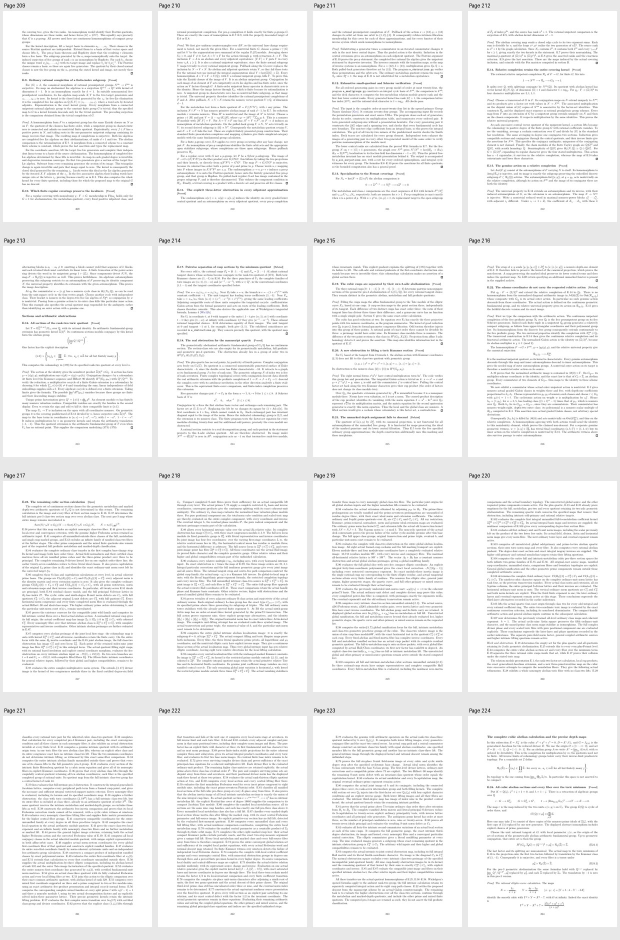
#> input picture raw/pro_returns/LM7_FERMAT_TOWER_20261113T1842Z/LM7_FERMAT_TOWER/qa/contact_209_224.jpg, 1240 x 1880 px, given in place of MPL_137_002-044_137_scan005.jpg, which was not available (shown at 1/2 size)
$ python enhance_reading.py 5
#> lines starting #> are read from the running program, lines starting #| are printed output that depends on the picture
"""Deterministic colour/contrast crops for visual reading only. No OCR."""
from pathlib import Path
import sys
import numpy as np
from PIL import Image, ImageFilter
scan=int(sys.argv[1]); base=Path('/workspace/scratch/25412ac386a9')
im=Image.open(base/f'scans/MPL_137_002-044_137_scan{scan:03}.jpg').convert('RGB')
#> im is the input picture: PIL image 1240x1880 RGB; mean R, G, B 240, 240, 240
a=np.array(im.filter(ImageFilter.GaussianBlur(.6)),dtype=float)
r=a[:,:,0]
bg=np.asarray(Image.fromarray(r.astype('uint8')).filter(ImageFilter.GaussianBlur(18)),dtype=float)
diff=bg-r
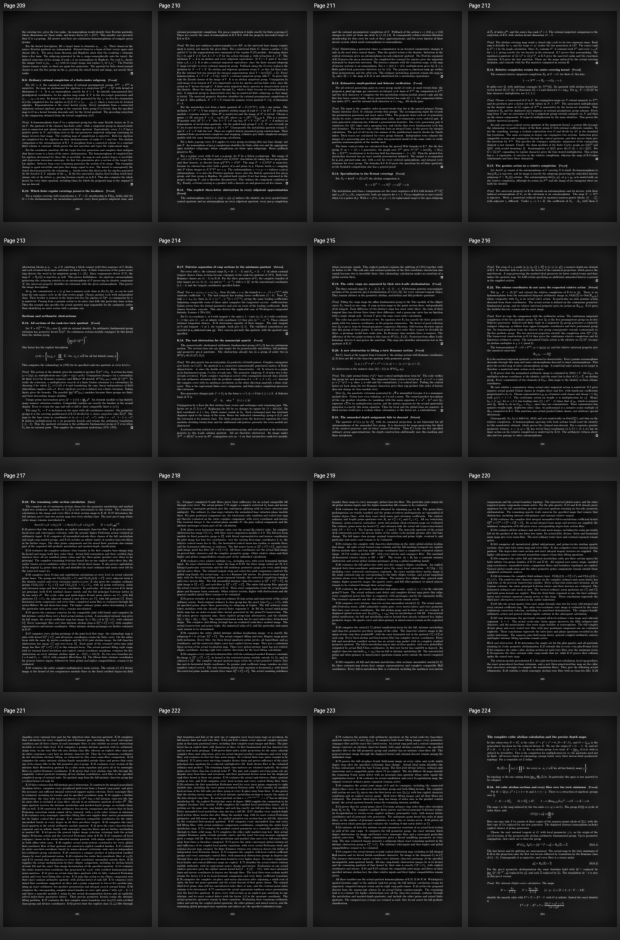
#> diff: shape (1880, 1240) float64 (shown at 1/2 size); min -28, max 194, mean -0.1; drawn with min black and max white
# Blue ink is suppressed in red; preserve strokes with a fixed monotone contrast.
x=np.clip(240-12*diff,0,255).astype('uint8')
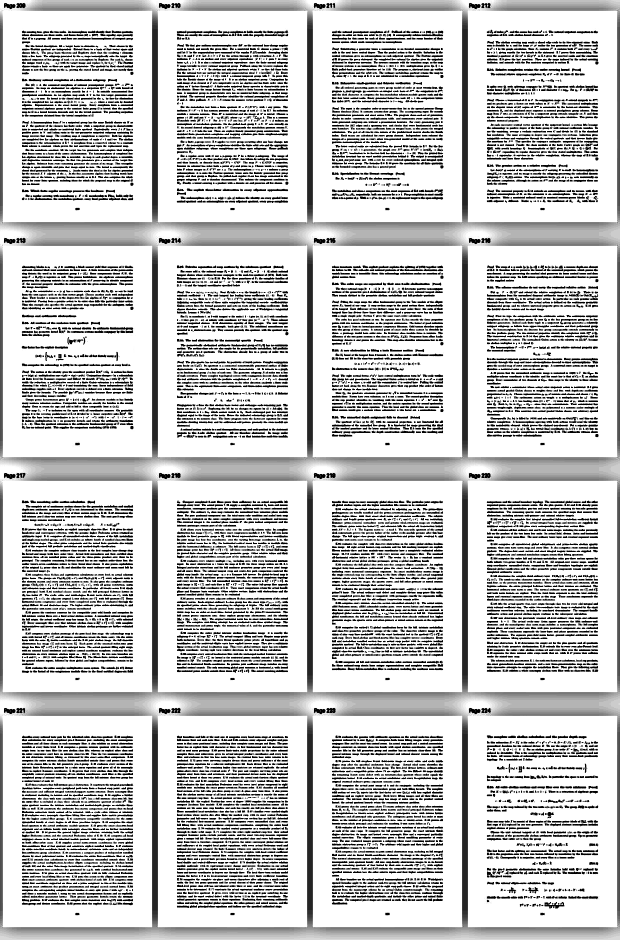
#> x: shape (1880, 1240) (shown at 1/2 size); min 0, max 255, mean 197.2
folder=base/'reading';folder.mkdir(exist_ok=True)
for k,y in enumerate(range(0,im.height,550)):
    Image.fromarray(x).crop((0,max(0,y-40),im.width,min(im.height,y+610))).save(folder/f'{scan:03}_{k}.png')
#> this loop made 4 passes
#> pass 1, `Image.fromarray(x).crop((0,max(0,y-40),im.width,min(im.height,y+610)))..`:
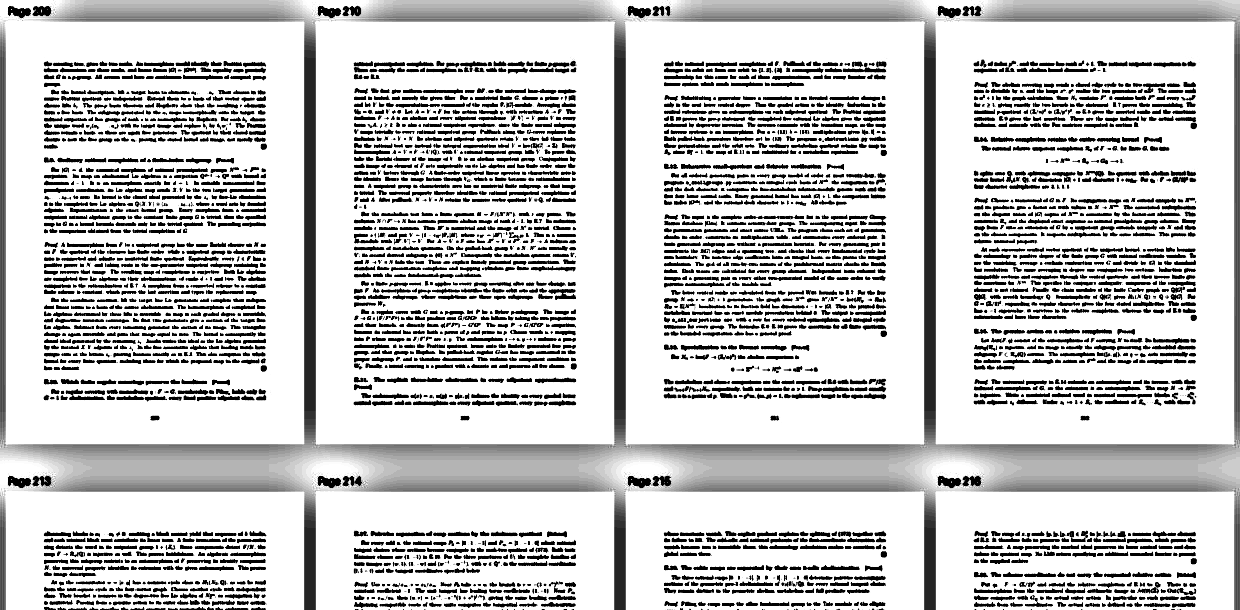
#> saved as 005_0.png: PIL image 1240x610 L; min 0, max 255, mean 198.8
#> pass 2, `Image.fromarray(x).crop((0,max(0,y-40),im.width,min(im.height,y+610)))..`:
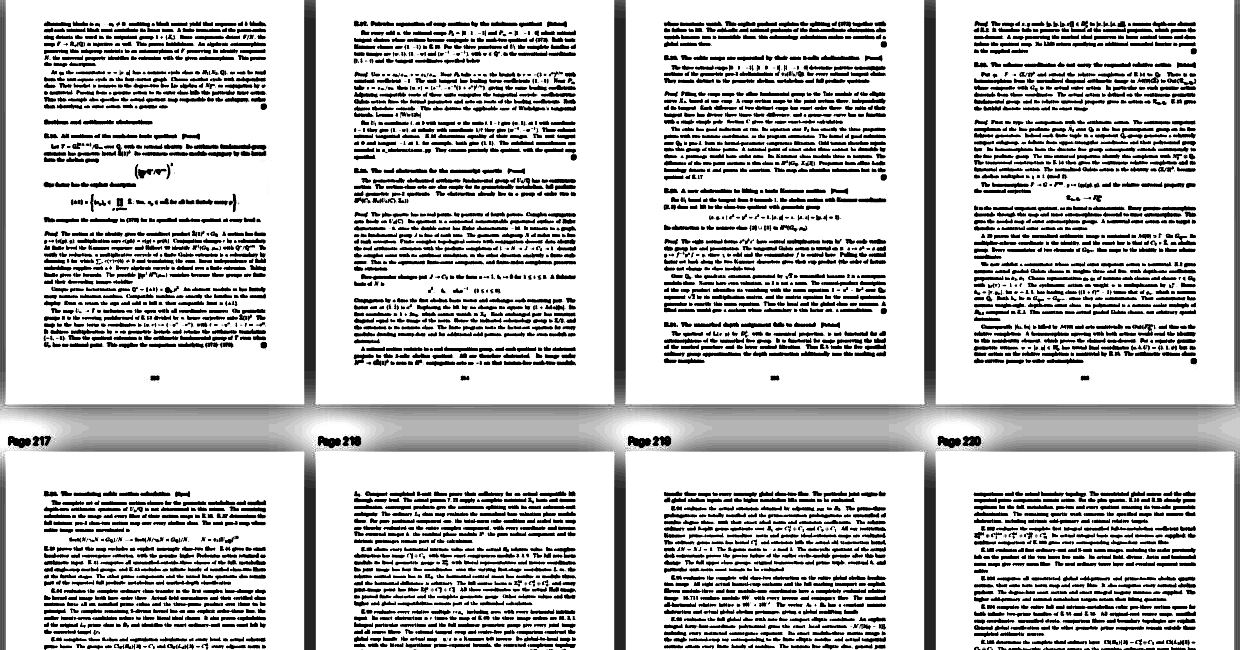
#> saved as 005_1.png: PIL image 1240x650 L; min 0, max 255, mean 198.1
print(f'Created visual contrast crops for scan {scan:03}; no text extraction.')
